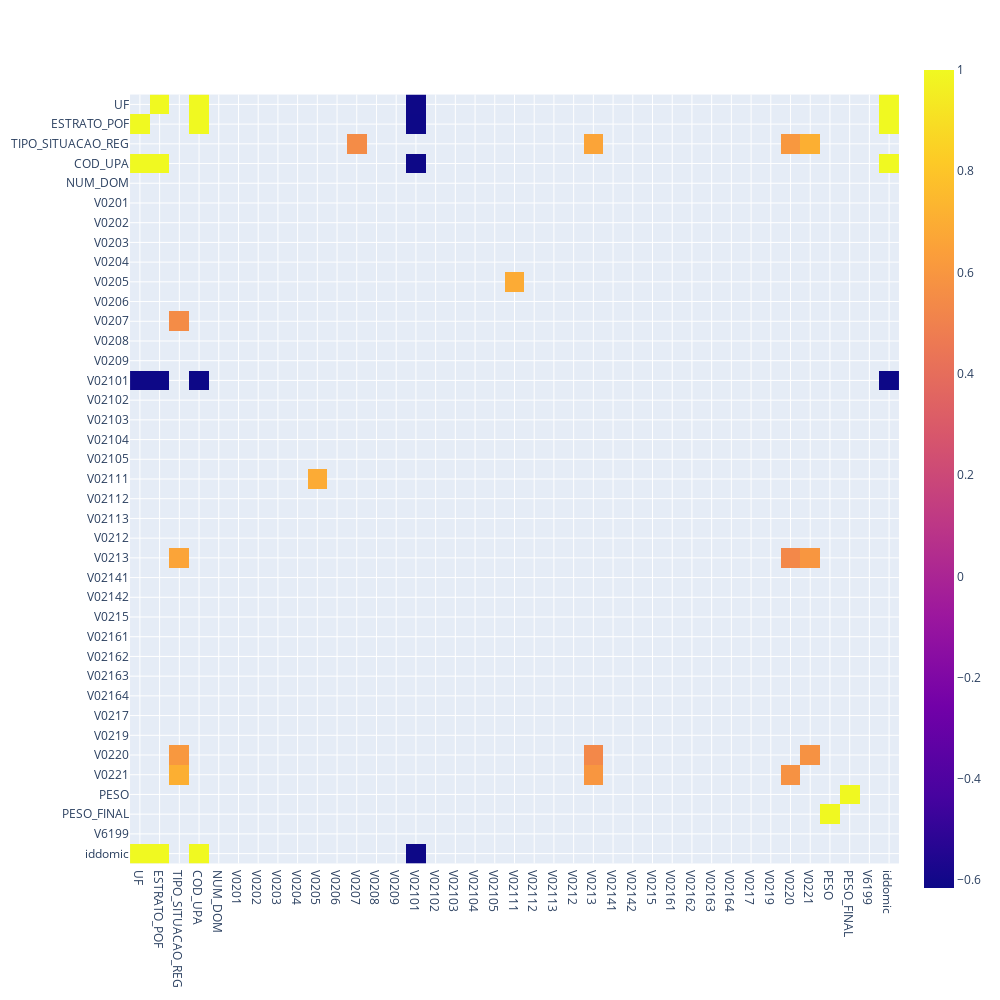

Notebook source saved alongside this figure:
### Code cell
dfCorr = dfDomicilio.corr()
filteredDf = dfCorr[((dfCorr >= .5) | (dfCorr <= -.5)) & (dfCorr !=1.000)]
fig = px.imshow(
    filteredDf,
    width=1000, 
    height=1000
)
fig.show()

### Figure 1 — Plotly figure (JSON) as saved in the notebook; plotly's stock layout.template omitted (floating-point values rounded to 4 significant figures; data arrays with more than 128 entries replaced by an {"elided": "..."} marker saying what was removed)
{"data": [{"coloraxis": "coloraxis", "hovertemplate": "x: %{x}<br>y: %{y}<br>color: %{z}<extra></extra>", "name": "0", "type": "heatmap", "x": ["UF", "ESTRATO_POF", "TIPO_SITUACAO_REG", "COD_UPA", "NUM_DOM", "V0201", "V0202", "V0203", "V0204", "V0205", "V0206", "V0207", "V0208", "V0209", "V02101", "V02102", "V02103", "V02104", "V02105", "V02111", "V02112", "V02113", "V0212", "V0213", "V02141", "V02142", "V0215", "V02161", "V02162", "V02163", "V02164", "V0217", "V0219", "V0220", "V0221", "PESO", "PESO_FINAL", "V6199", "iddomic"], "xaxis": "x", "y": ["UF", "ESTRATO_POF", "TIPO_SITUACAO_REG", "COD_UPA", "NUM_DOM", "V0201", "V0202", "V0203", "V0204", "V0205", "V0206", "V0207", "V0208", "V0209", "V02101", "V02102", "V02103", "V02104", "V02105", "V02111", "V02112", "V02113", "V0212", "V0213", "V02141", "V02142", "V0215", "V02161", "V02162", "V02163", "V02164", "V0217", "V0219", "V0220", "V0221", "PESO", "PESO_FINAL", "V6199", "iddomic"], "yaxis": "y", "z": {"elided": "39x39 float values"}}], "layout": {"coloraxis": {"colorscale": [[0, "#0d0887"], [0.1111, "#46039f"], [0.2222, "#7201a8"], [0.3333, "#9c179e"], [0.4444, "#bd3786"], [0.5556, "#d8576b"], [0.6667, "#ed7953"], [0.7778, "#fb9f3a"], [0.8889, "#fdca26"], [1, "#f0f921"]]}, "height": 1000, "margin": {"t": 60}, "width": 1000, "xaxis": {"anchor": "y", "constrain": "domain", "domain": [0, 1], "scaleanchor": "y"}, "yaxis": {"anchor": "x", "autorange": "reversed", "constrain": "domain", "domain": [0, 1]}}}
